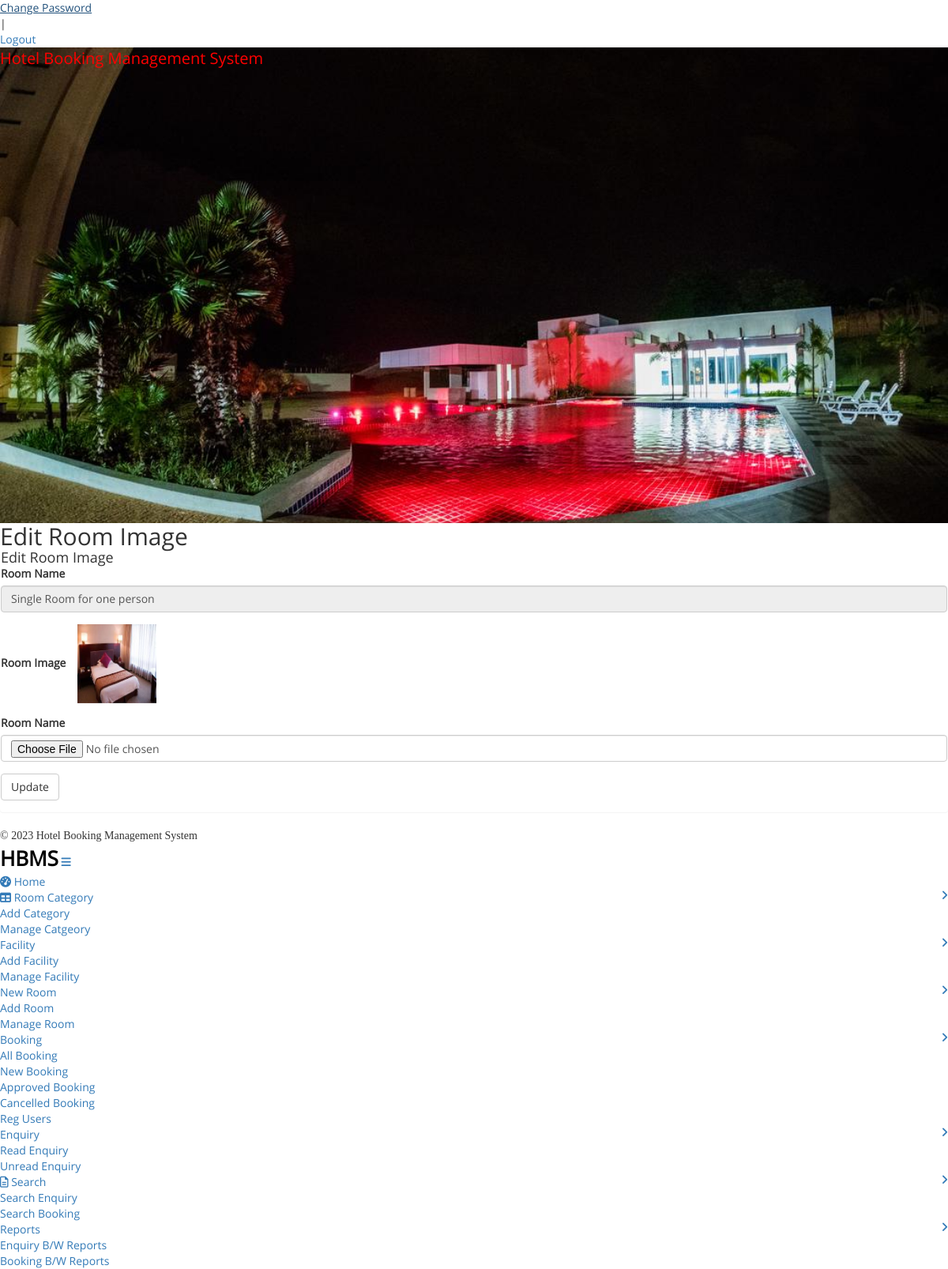
/change_image/1 (signed in), run on the app's committed database.
### hotel/models.py (models this page shows, shortened)
class Room(models.Model):
    roomtype = models.ForeignKey(Category, on_delete=models.CASCADE)
    roomname = models.CharField(max_length=100)
    maxadult = models.IntegerField()
    maxchild = models.IntegerField()
    roomdescription = models.CharField(max_length=500)
    noofbed = models.IntegerField()
    image = models.FileField()
    roomfacility = models.CharField(max_length=500)

### hotel/views.py (the view, shortened to what this page needs)
# urls.py: path('change_image/<int:pid>',change_image, name='change_image'),
def change_image(request,pid):
    if not request.user.is_authenticated:
        return redirect('admin_login')
    room = Room.objects.get(id=pid)
    error = ""
    d = {'error': error,'room':room}
    return render(request, 'change_image.html',d)

### hotel/templates/change_image.html (shortened to what this page needs)
{% load static %}
{% block body %}
<html>
<head>
<link href="{% static 'admin/css/bootstrap.min.css' %}" rel='stylesheet' type='text/css' />
<link href="{% static 'admin/css/style.css' %}" rel='stylesheet' type='text/css' />
<link href="{% static 'admin/css/font-awesome.css' %}" rel="stylesheet">
<link rel="stylesheet" href="{% static 'admin/css/icon-font.min.css' %}" type='text/css' />
</head>
<body>
   <div class="page-container">
	<div class="left-content">
	   <div class="inner-content">
			{% include 'adminheader.html' %}
			<div class="content">
<div class="women_main">
	<div class="grids">
					<div class="progressbar-heading grids-heading">
						<h2>Edit Room Image</h2>
					</div>
					<div class="panel panel-widget forms-panel">
						<div class="forms">
							<div class="form-grids widget-shadow" data-example-id="basic-forms">
								<div class="form-title">
									<h4>Edit Room Image</h4>
								</div>
								<div class="form-body">
									<form method="post" enctype="multipart/form-data">
                                                    <div class="form-group"> <label for="exampleInputEmail1">Room Name</label> <input type="text" class="form-control" name="roomname" value="{{room.roomname}}" readonly='true'> </div>
										<div class="form-group"> <label for="exampleInputEmail1">Room Image</label> &nbsp;&nbsp;
<img src="{{room.image.url}}" width="100" height="100" >
										 </div>
									  <div class="form-group"> <label for="exampleInputEmail1">Room Name</label> <input type="file" class="form-control" name="image" value="" required='true'> </div>
									   <button type="submit" class="btn btn-default" name="submit">Update</button> </form>
								</div>
							</div>
						</div>
					</div>
				</div>
{% include 'adminfooter.html' %}
</div>
</div>
		</div>
</div>
			{% include 'adminsidebar.html' %}
							</div>
</body>
</html>
{% endblock %}

### hotel/static/css/style.css (style rules this page uses)
h1,h2,h3,h4,h5,h6 { padding:0 0; margin:0 0; }
body { padding:0 0; margin:0 0; font-family: 'OpenSans-Regular' }

### data on the page
Room: roomname "Single Room for one person", image (picture)
